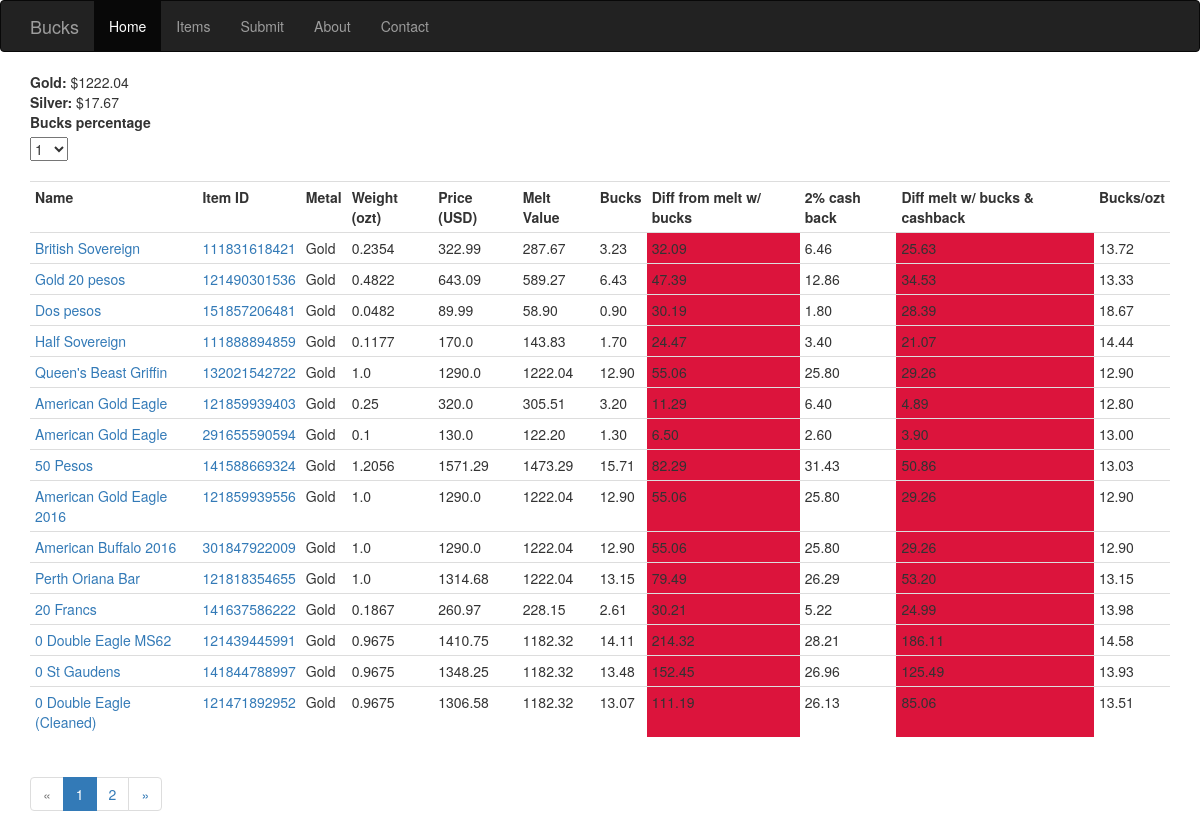
The page / on the database its author committed.
### deals/models.py (models this page shows, shortened)
class Spot(db.Model):
    id = db.Column(db.Integer, primary_key=True)
    name = db.Column(db.String(10), unique=True)
    value = db.Column(db.Float)

class Item(db.Model):
    id = db.Column(db.Integer, primary_key=True)
    ebay_id = db.Column(db.Integer, unique=True)
    name = db.Column(db.String)
    price = db.Column(db.Float)
    weight = db.Column(db.Float)
    metal = db.Column(db.String)
    picture = db.Column(db.LargeBinary)
    reported = db.Column(db.Boolean, default=False)

### deals/views.py (the view)
@deals_blueprint.route('/')
@deals_blueprint.route('/<int:page>')
def index(page=1):
    select = PercentForm()
    spots = Spot.query.all()
    items = Item.query.order_by(Item.metal.desc()).paginate(page, current_app.config['PAGINATION'], True)
    return render_template('index.html', items_pagination=items, spots=spots, select=select)

### deals/forms.py
class PercentForm(FlaskForm):
    percentage = SelectField('Bucks percentage', choices=[('1', '1'), ('2', '2'),
                                                          ('4', '4'), ('6', '6'),
                                                          ('8', '8'), ('10', '10')], id='bucks-percent')

### deals/templates/index.html (shortened to what this page needs)
{% extends "base.html" %}
{% from "bootstrap/pagination.html" import render_pagination %}
{% block page_content %}
{% for spot in spots %}
<b>{{ spot.name|capitalize }}:</b> ${{ spot.value }}<br>
{% endfor %}
{{ select.percentage.label }}<br>{{ select.percentage(onchange='percentage_changed()') }}<br><br>
<table class="table table-hover table-condensed table-responsive">
    <tr>
        <th>Name</th>
        <th>Item ID</th>
        <th>Metal</th>
        <th>Weight (ozt)</th>
        <th>Price (USD)</th>
        <th>Melt Value</th>
        <th>Bucks</th>
        <th>Diff from melt w/ bucks</th>
        <th>2% cash back</th>
        <th>Diff melt w/ bucks & cashback</th>
        <th>Bucks/ozt</th>
    </tr>
    {% for item in items_pagination.items %}
    <tr class="item">
        <td class="name"><a href="{{ url_for('deals.item', item_id=item.id) }}">{{ item.name }}</a></td>
        <td class="item_id"><a href="https://www.ebay.com/itm/{{ item.ebay_id }}">{{ item.ebay_id }}</a></td>
        <td class="metal">{{ item.metal|capitalize }}</td>
        <td class="weight">{{ item.weight }}</td>
        <td class="price">{{ item.price }}</td>
        <td class="melt"></td>
        <td class="bucks"></td>
        <td class="melt_diff"></td>
        <td class="cashback"></td>
        <td class="melt_diff_cash"></td>
        <td class="bucks_per"></td>
    </tr>
    {% endfor %}
</table>
{{ render_pagination(items_pagination) }}
{% endblock %}

### deals/templates/base.html (shortened to what this page needs)
<!DOCTYPE html>
{% extends "bootstrap/base.html" %}
{% import "bootstrap/utils.html" as utils %}
    {% block styles %}
    {{ super() }}
    <link rel="stylesheet" type="text/css" href="{{ url_for('static', filename='css/style.css') }}">
    {% endblock %}
    {% set active_page = active_page|default('index') -%}
    {% set navigation_bar = [
        (url_for('deals.index'), 'index', 'Home'),
        (url_for('deals.items'), 'items', 'Items'),
        (url_for('deals.submit'), 'submit', 'Submit'),
        (url_for('deals.about'), 'about', 'About'),
        (url_for('deals.contact'), 'contact', 'Contact')
      ]
    %}
    {% block navbar %}
    <div class="navbar navbar-inverse" role="navigation">
        <div class="container">
            <div class="navbar-header">
                <a class="navbar-brand" href="/">Bucks</a>
            </div>
            <ul id="navigation" class="nav navbar-nav">
            {% for href, id, caption in navigation_bar %}
                <li {% if id == active_page %}class="active"{% endif %}><a href="{{ href|e }}">{{ caption|e }}</a></li>
            {% endfor %}
            </ul>
        </div>
    </div>
    {% endblock %}
{% block content %}
<div class="container">
{% block page_content %}
{% endblock %}
</div>
{% endblock %}

### rows shown on the page
Spot: name "Gold", value "1222.04"
Spot: name "Silver", value "17.67"
Item: name "British Sovereign", ebay_id "111831618421", metal "Gold", weight "0.2354", price "322.99"
Item: name "Gold 20 pesos", ebay_id "121490301536", metal "Gold", weight "0.4822", price "643.09"
Item: name "Dos pesos", ebay_id "151857206481", metal "Gold", weight "0.0482", price "89.99"
Item: name "Half Sovereign", ebay_id "111888894859", metal "Gold", weight "0.1177", price "170.0"
Item: name "Queen's Beast Griffin", ebay_id "132021542722", metal "Gold", weight "1.0", price "1290.0"
Item: name "American Gold Eagle", ebay_id "121859939403", metal "Gold", weight "0.25", price "320.0"
Item: name "American Gold Eagle", ebay_id "291655590594", metal "Gold", weight "0.1", price "130.0"
Item: name "50 Pesos", ebay_id "141588669324", metal "Gold", weight "1.2056", price "1571.29"
Item: name "American Gold Eagle 2016", ebay_id "121859939556", metal "Gold", weight "1.0", price "1290.0"
Item: name "American Buffalo 2016", ebay_id "301847922009", metal "Gold", weight "1.0", price "1290.0"
Item: name "Perth Oriana Bar", ebay_id "121818354655", metal "Gold", weight "1.0", price "1314.68"
Item: name "20 Francs", ebay_id "141637586222", metal "Gold", weight "0.1867", price "260.97"
Item: name "0 Double Eagle MS62", ebay_id "121439445991", metal "Gold", weight "0.9675", price "1410.75"
Item: name "0 St Gaudens", ebay_id "141844788997", metal "Gold", weight "0.9675", price "1348.25"
Item: name "0 Double Eagle (Cleaned)", ebay_id "121471892952", metal "Gold", weight "0.9675", price "1306.58"

### other values the page prints
{{ caption|e }} "Home" "Items" "Submit" "About" "Contact"
{{ select.percentage.label }} "Bucks percentage"
{{ render_pagination(items_pagination) }} "« 1 2 »"
